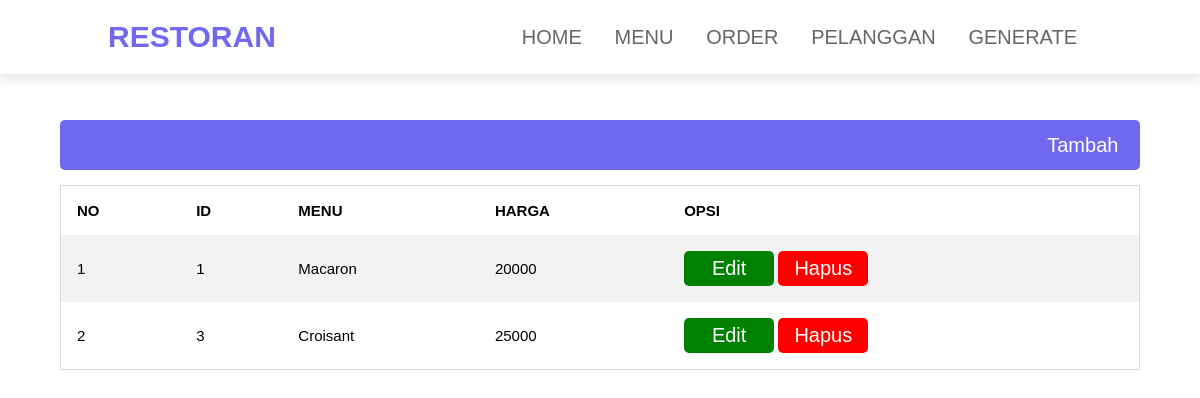
Page /waiter/menu.php on the committed database.
### tables this page shows
CREATE TABLE `menu` (
  `id_menu` int(10) NOT NULL,
  `nama_menu` varchar(50) NOT NULL,
  `harga` int(50) NOT NULL
);

### waiter/menu.php (the view, shortened to what this page needs)
<!DOCTYPE html>
<html lang="en">
<head>
    <link href="../style.css" type="text/css" rel="stylesheet">
    <link rel="stylesheet" type="text/css" href="https://cdnjs.cloudflare.com/ajax/libs/font-awesome/6.3.0/css/all.min.css">
</head>
<body>
    <header>
        <h3 class="logo">RESTORAN</h3>
        <nav class="nav">
            <a href="index.php">HOME</a>
            <a href="menu.php">MENU</a>
            <a href="order.php">ORDER</a>
            <a href="pelanggan.php">PELANGGAN</a>
            <a href="generate.php">GENERATE</a>
        </nav>
    </header>
    <section class="main">
        <button class="add-btn"><a href="tambah_menu.php">Tambah</a></button>
        <table>
            <tr>
                <th>NO</th>
                <th>ID</th>
                <th>MENU</th>
                <th>HARGA</th>
                <th>OPSI</th>
            </tr>
            <?php
            include '../koneksi.php';
            $no = 1;
            $query = mysqli_query($koneksi, "SELECT * FROM menu ORDER BY id_menu ASC");
            foreach($query as $data){
            ?>
            <tr>
                <td><?= $no++ ?></td>
                <td><?= $data['id_menu']; ?></td>
                <td><?= $data['nama_menu']; ?></td>
                <td><?= $data['harga']; ?></td>
                <td>
                <button class="btn" style="background-color: green;"><a href="edit_menu.php?id_menu=<?= $data['id_menu'];?>">Edit</a></button>
                    <button class="btn" style="background-color: red"><a href="hapus_menu.php?id_menu=<?= $data['id_menu'];?>">Hapus</a></button>
                </td>
            </tr>
            <?php }?>
        </table>
    </section>
</body>
</html>

### style.css (style rules this page uses)
:root { --blue : #7168f0; }
* { margin: 0; padding: 0; box-sizing: border-box; font-family: Verdana, Geneva, Tahoma, sans-serif; border: none; outline: none; text-decoration: none; text-transform: capitalize; transition: .2s linear; }
html { font-size: 62.5%; scroll-behavior: smooth; scroll-padding-top: 6rem; overflow-x: hidden; }
section { padding: 10% 5%; }
header { position: fixed; top: 0; left: 0; right: 0; background: #fff; padding: 2rem 9%; display:flex; align-items: center; justify-content: space-between; z-index: 1000; box-shadow: 0 .5rem 1rem rgba(0,0,0,.1); }
.logo { font-size: 3rem; color:var(--blue); font-weight: bolder; }
.nav a { font-size: 2rem; padding: 0 1.5rem; color: #666; }
table { border-collapse: collapse; border-spacing: 0; width: 100%; border: 1px solid #ddd; margin-left: auto; margin-right: auto; }
th, td { text-align: left; padding: 16px; font-family: sans-serif; font-size: 15px; }
tr:nth-child(even) { background-color: #f2f2f2; }
.main .add-btn { border: none; border-radius: 5px; cursor: pointer; width: 100%; height: 5rem; background-color: var(--blue); text-align: right; padding-right: 2%; margin-bottom: 1.5rem; }
.btn { color: white; border: none; border-radius: 5px; cursor: pointer; width: 90px; height: 35px; }
.main a { color: #fff; font-size: 2rem; font-family: sans-serif; font-weight: 500; }

### rows in the picture
menu: id_menu "1", nama_menu "Macaron", harga "20000"
menu: id_menu "3", nama_menu "Croisant", harga "25000"
